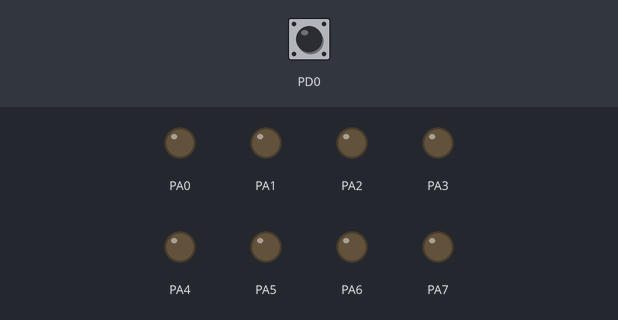
Bench run of a program on a simulated ATmega32, built with avr-gcc and emulated at 8 MHz. Shown: output pins drawn as LEDs (lit = HIGH). The inputs (shaded band) are chosen by the test bench; at power-on: PD0 HIGH.

Above: at 1.2 s.
1.3 s: PD0 pulled LOW for 0.15 s
At 1.37 s:
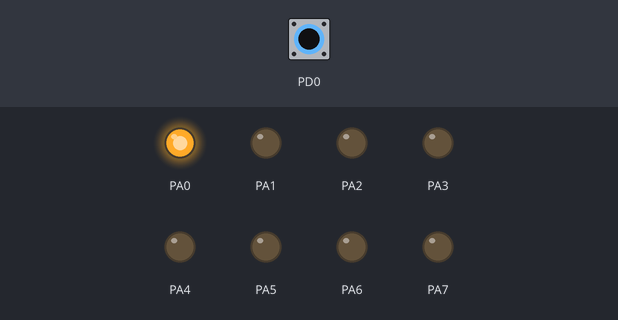
2.9 s: PD0 pulled LOW for 3.2 s
At 6.5 s:
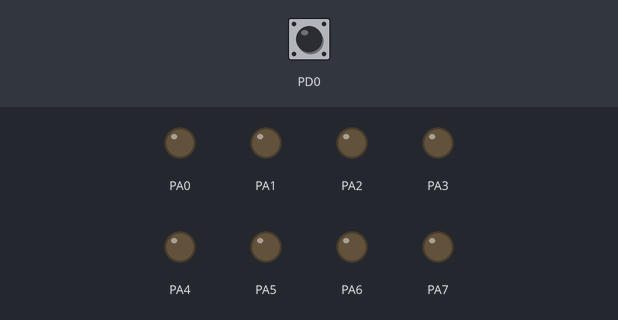
Timing chart, 0 to 8.0 s (numbered marks = the images above; inputs shaded):
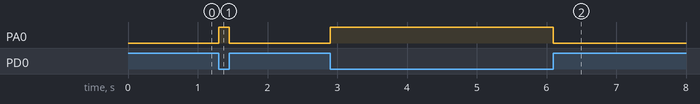

The program:

main.c
```c
/*
 * main.c
 *
 *  Created on: May 17, 2020
 *      Author: MGIsmail
 */

#include <avr/io.h>
#include <util/delay.h>

#define SET_bit(var, bit_no)		var = (1<<bit_no)|var
#define CLR_bit(var, bit_no)		var = ~(1<<bit_no)&var

int main (void)
{
	DDRD=0x00;
	DDRA=0xff;
	SET_bit(PORTD, 0);

	while(1)
	{
		if ((PIND&0b00000001)==0)
		{
			SET_bit(PORTA, 0);
		}
		else
		{
			CLR_bit(PORTA, 0);
		}
		}

	}
```

Measured:
- after the input at 1.3 s, PA0: LOW → HIGH at once, → LOW 0.15 s later
- after the input at 2.9 s, PA0: LOW → HIGH at once, → LOW 3.2 s later
